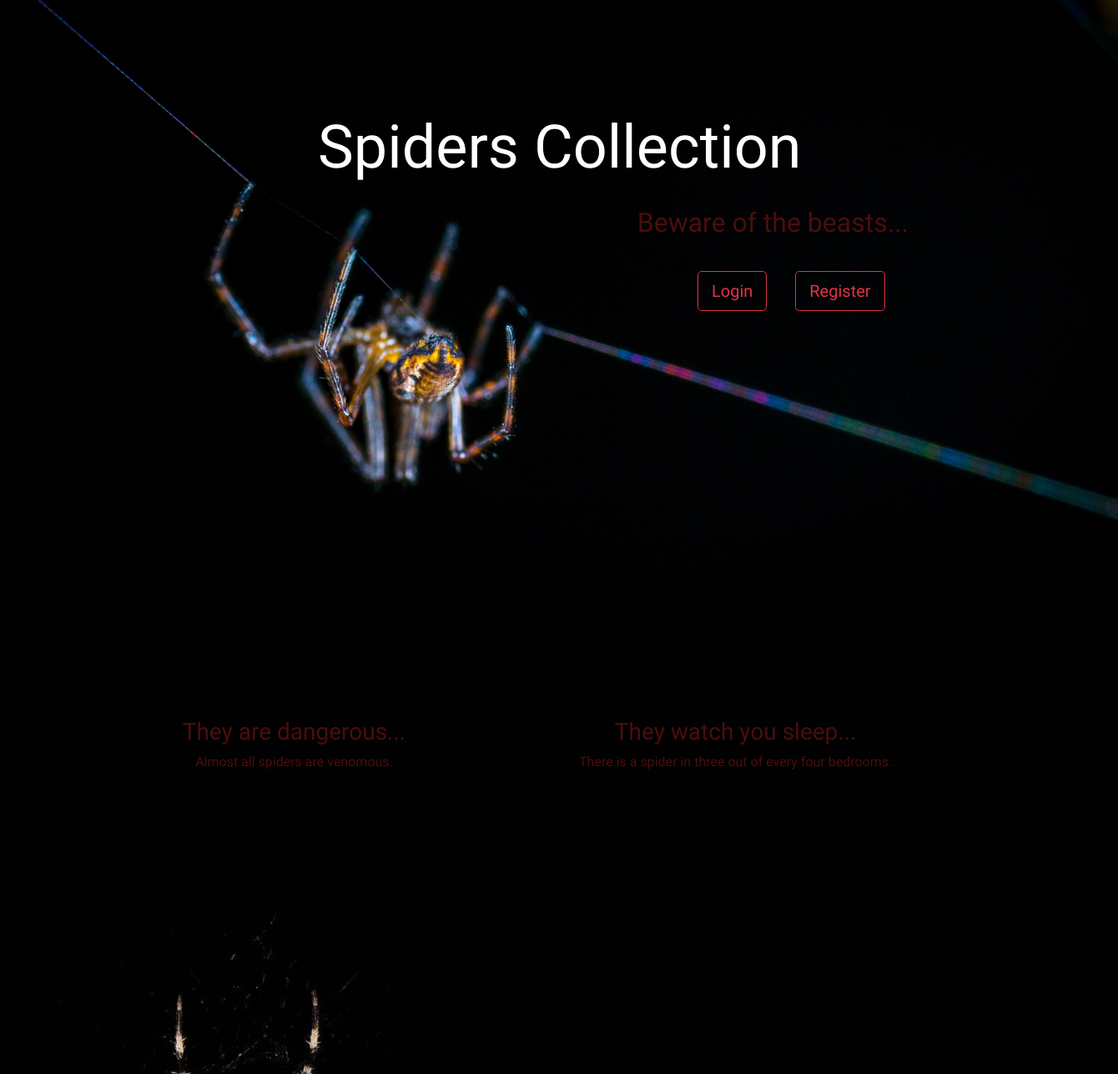
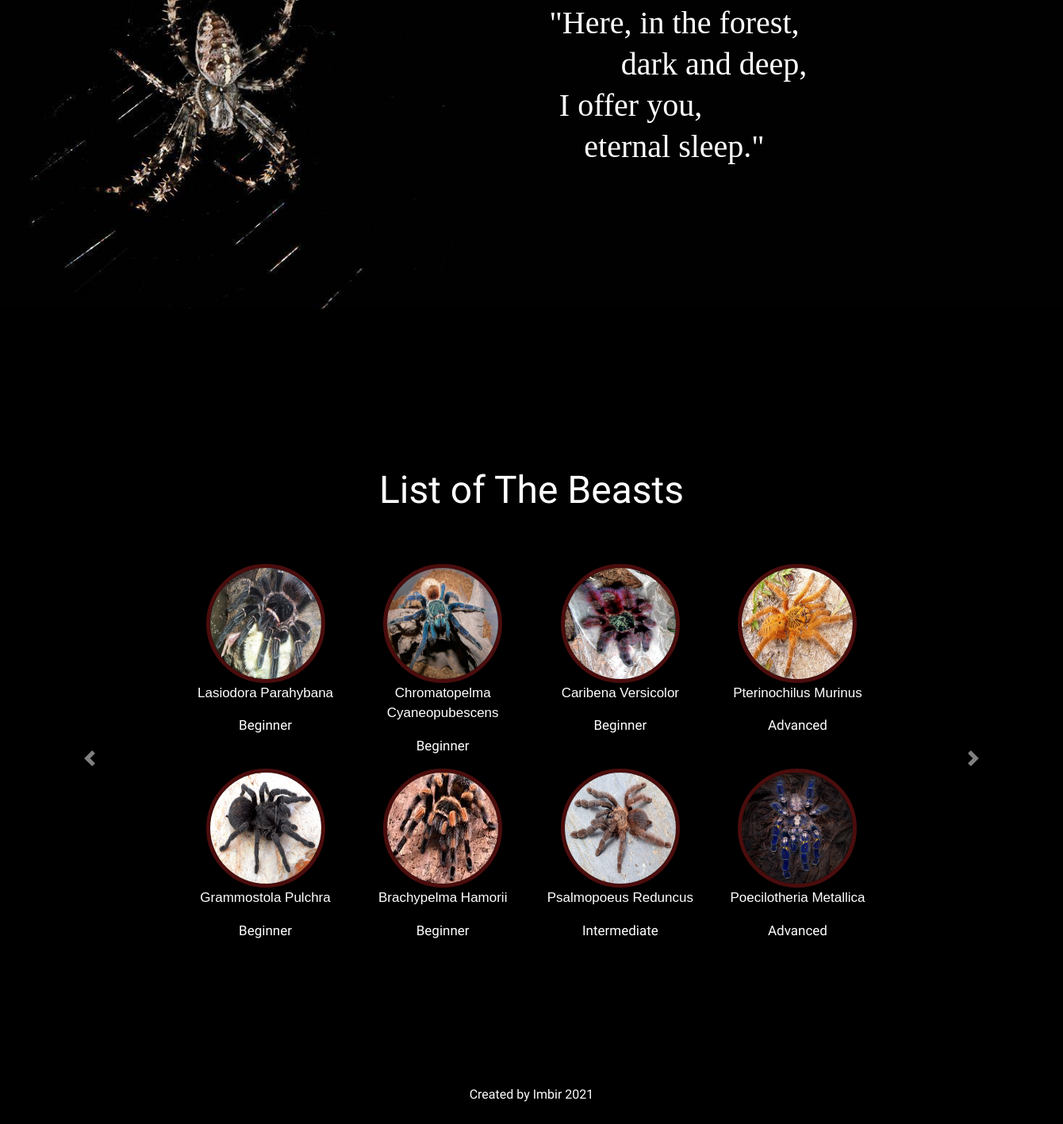
The page / on the database its author committed (2 pictures, top to bottom).
### spiders/models.py (models this page shows, shortened)
class Spider(models.Model):
    spider_image = models.ImageField(default='default.jpg', upload_to='spiders_pics')
    name = models.CharField(max_length=200)
    info = models.TextField(default='')
    difficulty = models.CharField(max_length=200)

### spiders/views.py (the view)
# urls.py: 2. Add a URL to urlpatterns:  path('', views.home, name='home')
def home(request):
    context = {
        'spiders': Spider.objects.all()
    }
    return render(request, 'spiders/home.html', context)

### spiders/templates/spiders/home.html (shortened to what this page needs)
{% extends "spiders/base.html" %}
{% block content %}
<section id='title'>
    <div class="logo">
        <h1>Spiders Collection</h1>
        {% if user.is_authenticated %}
        <h2>Welcome {{user.username}}</h2>
        <a href="#item-list" role="button" class="btn btn-lg btn-outline-danger login-button">Spider List</a>
        <a href="{%url 'logout' %}" class="btn btn-lg btn-outline-danger login-button">Logout</a>
        {% else %}
        <h2>Beware of the beasts...</h2>
        <a href="{%url 'login' %}" role="button" class="btn btn-lg btn-outline-danger login-button">Login</a>
        <a href="{%url 'register' %}" class="btn btn-lg btn-outline-danger login-button">Register</a>
        {% endif %}
    </div>
</section>
<section id="features">
    <div style='height: 600px' class="row">
      <div class="col-lg-6 feature-box">
        <h3 style='padding-top: 170px'>They are dangerous...</h3>
        <p>Almost all spiders are venomous.</p>
      </div>
      <div class="col-lg-4 feature-box">
        <h3 style='padding-top: 170px'>They watch you sleep...</h3>
        <p>There is a spider in three out of every four bedrooms.</p>
      </div>
    </div>
        <div class="titleCont">
            <h1 class="main-title" id="main-title">
                "Here, in the forest,<br><span style="padding-left:100px">dark and deep,</span><br><span style="padding-right:110px">I offer you,</span><br><span style="padding-left:-20px">eternal sleep."</span>
            </h1>
        </div>
  </section>
<section id='item-list'>
    <div class="container-fluid all-spiders ">
        <h2> List of The Beasts</h2>
        <div id="carouselExampleControls" class="carousel slide" data-ride="carousel">
            <div class="carousel-inner">
                {% for spider in spiders %}
                {% if forloop.first %}<div class="carousel-item active">
                    <div class='row'>{% endif %}
                        <div class='col-12 col-lg-3 col-md-4 col-sm-12 spider-list'>
                            <a href="{% url 'species:detail' spider.pk %}">
                                <img class="spider-image" src='{{ spider.spider_image.url }}'>
                            </a>
                            <p class="spider-name">{{ spider.name }}</p>
                            <p>{{ spider.difficulty }}</p>
                        </div>
                        {% if forloop.counter|divisibleby:8 %}</div>
                </div>
                    <div class="row">{% endif %}
                {% endfor %}
            </div><a class="carousel-control-prev" href="#carouselExampleControls" role="button" data-slide="prev">
                <span class="carousel-control-prev-icon" aria-hidden="true"></span>
            </a>
            <a class="carousel-control-next" href="#carouselExampleControls" role="button" data-slide="next">
                <span class="carousel-control-next-icon" aria-hidden="true"></span>
            </a>
        </div>
</section>
{% endblock content %}

### spiders/templates/spiders/base.html (shortened to what this page needs)
{% load static %}
<!DOCTYPE html>
<html lang="en">
<head>
    <link rel="stylesheet" href="https://maxcdn.bootstrapcdn.com/bootstrap/4.0.0/css/bootstrap.min.css"
>
    <link href="{% static 'spiders/style.css' %}" rel="stylesheet" type='text/css'>
</head>
<body>
        {% block content %}{% endblock %}
        <section id='footer'>
            <footer>
                <div class="footer-new">
                    <p>Created by Imbir 2021 </p>
                </div>
            </footer>
        </section>
</body>
</html>

### spiders/static/spiders/style.css (style rules this page uses)
body { background-color: black; color: white; font-family: 'Special Elite', cursive; }
h1 { position:relative; padding-top: 0 auto 0 auto; left: 180px; font-size: 4.5rem; padding-bottom: 100px; }
.login-button { margin: auto 15px; position: relative; left: 620px; bottom: 50px }
.logo { padding: 10% 15% 20%; margin: 0 0; background: url("../../../media/images/background2.jpg"); background-size: cover; }
.logo h2 { color: rgb(75, 13, 13); position: relative; text-align: right; bottom: 80px; right: 50px }
#features { padding: 0 50px 70px 50px; background: url("../../../media/images/background7.jpg"); background-size: cover; color: rgb(75, 13, 13); text-align:center; }
.all-spiders { padding-top: 100px; text-align:center; padding-bottom: 100px }
.all-spiders h2 { padding-top: 100px; font-size: 3rem; padding-bottom: 30px }
.carousel-item { padding: 2% 17%; }
.spider-image { width: 150px; height: 150px; border-radius: 50%; border: solid 5px; border-color:rgb(75, 13, 13) }
.spider-list { font-size: 17px; }
.spider-name { color: white; padding: 30% auto; font-family:'Franklin Gothic Medium', 'Arial Narrow', Arial, sans-serif }
.footer-new { text-align: center; margin: 0; }
.footer-new p { padding: 3% 10%; }
.main-title { position: relative; right: 50px; font-weight: 400; font-size: 40px; color: white; font-family: 'Bellefair', serif; line-height:1.3; }

### rows shown on the page
Spider: spider_image (picture), name "Lasiodora Parahybana", difficulty "Beginner"
Spider: spider_image (picture), name "Chromatopelma Cyaneopubescens", difficulty "Beginner"
Spider: spider_image (picture), name "Caribena Versicolor", difficulty "Beginner"
Spider: spider_image (picture), name "Pterinochilus Murinus", difficulty "Advanced"
Spider: spider_image (picture), name "Grammostola Pulchra", difficulty "Beginner"
Spider: spider_image (picture), name "Brachypelma Hamorii", difficulty "Beginner"
Spider: spider_image (picture), name "Psalmopoeus Reduncus", difficulty "Intermediate"
Spider: spider_image (picture), name "Poecilotheria Metallica", difficulty "Advanced"
